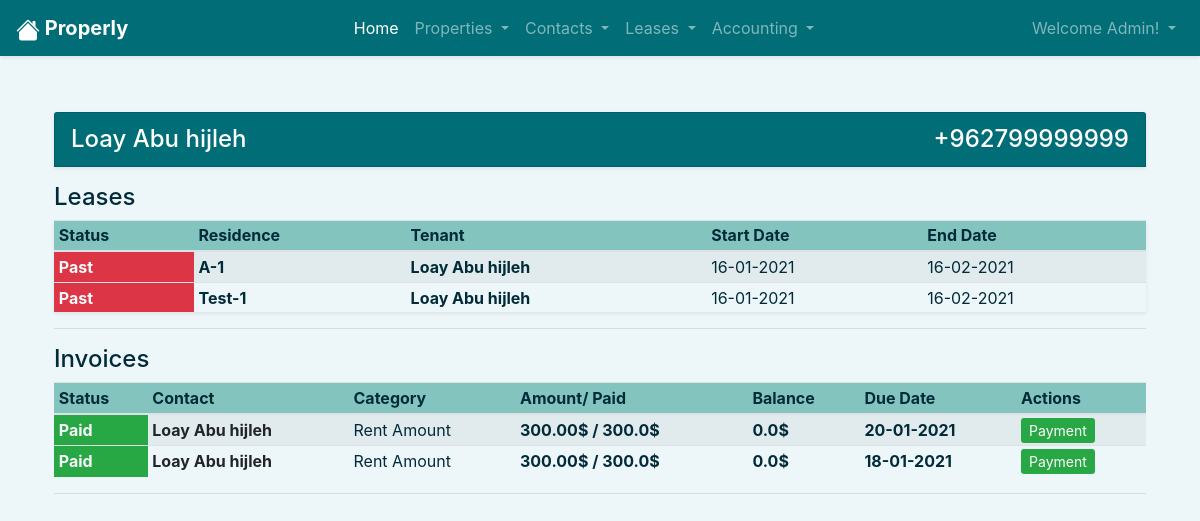
The page /contacts/contact/3/ (signed in) on the database its author committed.
### users/models.py (models this page shows)
class User(AbstractUser):
    pass

### contacts/models.py (models this page shows, shortened)
class Contact(models.Model):
    class Meta:
        ordering = ['first']
        unique_together = (('first', 'middle', 'last'),)
    first   = models.CharField(max_length=50, null=False, blank=False)
    middle  = models.CharField(max_length=50, null=False, blank=False)
    last    = models.CharField(max_length=50, null=False, blank=False)
    phone   = PhoneNumberField(blank=False, null=False, unique=True)
    user    = models.ForeignKey(User, blank=False, null=False, on_delete=models.CASCADE, related_name='contacts')
    def __str__(self):
        return f"{self.first.capitalize()} {self.last.capitalize()}"

### leases/models.py (models this page shows, shortened)
class Lease(models.Model):
    class Meta:
        ordering = ['-start', 'end', 'property', 'unit']
    property    = models.ForeignKey(Property, blank=False, null=False, on_delete=models.CASCADE, related_name='leases')
    unit        = models.ForeignKey(Unit, blank=False, null=False, on_delete=models.CASCADE, related_name='leases')
    tenant      = models.ForeignKey(Contact, blank=False, null=False, on_delete=models.CASCADE, related_name='leases')
    start       = models.DateField(blank=False, null=False, auto_now=False, auto_now_add=False)
    end         = models.DateField(blank=False, null=False, auto_now=False, auto_now_add=False)
    ended       = models.BooleanField(default=False)
    user        = models.ForeignKey(User, blank=False, null=False, on_delete=models.CASCADE, related_name='leases')
    def is_past(self):
        if self.end < date.today():
            return True
        else:
            return False
    def status(self):
        if self.is_past():
            return 'past'
        if self.is_active():
            return 'active'
        if self.is_future():
            return 'future'

### properties/models.py (models this page shows, shortened)
class Unit(models.Model):
    class Meta:
        ordering = ['property', 'num']
        unique_together = (('property', 'num'),)
    num         = models.IntegerField(blank=False, validators=[MinValueValidator(1)])
    beds        = models.IntegerField(blank=False, validators=[MinValueValidator(0)])
    baths       = models.IntegerField(blank=False, validators=[MinValueValidator(0)])
    size        = models.IntegerField(blank=False, validators=[MinValueValidator(0)])
    market_rent = models.DecimalField(max_digits=10, decimal_places=2, validators=[MinValueValidator(0)])
    deposit     = models.DecimalField(max_digits=10, decimal_places=2, validators=[MinValueValidator(0)])
    description = models.TextField(default=property_description, blank=True)
    property    = models.ForeignKey(Property, blank=False, null=False, on_delete=models.CASCADE, related_name='units')
    user        = models.ForeignKey(User, blank=False, null=False, on_delete=models.CASCADE, related_name='units')
    def __str__(self):
        return f"{self.property}-{self.num}"

class Property(models.Model):
    class Meta:
        ordering = ['name']
    name        = models.CharField(max_length=50, blank=False, unique=True)
    year_built  = models.DateField(blank=False ,auto_now=False, auto_now_add=False)
    description = models.TextField(default=property_description, blank=True)
    user        = models.ForeignKey(User, blank=False, null=False, on_delete=models.CASCADE, related_name='properties')
    def __str__(self):
        return f"{self.name.capitalize()}"

### accounting/models.py (models this page shows, shortened)
class Invoice(models.Model):
    class Meta:
        ordering = ['-due_date']
    amount      = models.DecimalField(blank=False, max_digits=10, decimal_places=2, validators=[MinValueValidator(0)])
    category    = models.CharField(max_length=50, blank=False, null=False, choices=invoice_categories, default='Rent Amount')
    due_date    = models.DateField(blank=False, auto_now=False, auto_now_add=False)
    property    = models.ForeignKey(Property, blank=False, null=False, on_delete=models.CASCADE, related_name='invoices')
    unit        = models.ForeignKey(Unit, blank=False, null=False, on_delete=models.CASCADE, related_name='invoices')
    contact     = models.ForeignKey(Contact, blank=False, null=False, on_delete=models.CASCADE, related_name='invoices')
    lease       = models.ForeignKey(Lease, blank=False, null=False, on_delete=models.CASCADE, related_name='invoices')
    user        = models.ForeignKey(User, blank=False, null=False, on_delete=models.CASCADE, related_name='invoices')
    def amount_paid(self):
        amount_paid = self.payments.aggregate(amount_paid=Sum('amount'))['amount_paid']
        if amount_paid:
            return float(amount_paid)
        else:
            return float(0)
    def balance(self):
        return float(self.amount) - float(self.amount_paid())
    def is_paid(self):
        if self.amount == self.amount_paid():
            return True
        else:
            return False
    def status(self):
        if self.is_paid():
            return 'Paid'
        elif self.amount_paid() and self.balance():
            return 'Partial'
        elif self.balance() and self.due_date <= date.today():
            return 'Overdue'
        else:
            return 'Open'

### users/decorators.py (the view)
        def wrapper(request, *args, **kwargs):
            user_groups = request.user.groups.all()
            user_groups_names = []
            for item in user_groups:
                user_groups_names.append(item.name)
            if set(user_groups_names) & set(allowed_roles):
                return view_func(request, *args, **kwargs)
            else:
                return HttpResponseForbidden()

### contacts/views.py (called while the page is built)
@login_required
@allowed_users(allowed_roles=['admin', 'sales', 'collector', 'accountant'])
def contact(request, contact_id):
    contact = Contact.objects.get(id=contact_id)
    return render(request, "contacts/contact.html", {
        "contact" : contact
    })

### contacts/templates/contacts/contact.html (shortened to what this page needs)
{% extends 'home/base.html' %}
{% block body %}
<div class="bg-d card card-header px-3 pb-1 mb-3 shadow-sm">
    <div class="d-flex justify-content-between">
        <h4 class="">{{contact}}</h4>
        <h4 class="">{{contact.phone}}</h4>
    </div>
</div>
<div class="row">
    <div class="table-responsive col-12">
        <h4>Leases</h4>
        <table class="table table-hover table-sm table-striped shadow-sm">
            <thead class="bg-3">
                <tr>
                    <th scope="col">Status</th>
                    <th scope="col">Residence</th>
                    <th scope="col">Tenant</th>
                    <th scope="col">Start Date</th>
                    <th scope="col">End Date</th>
                </tr>
            </thead>
            <tbody>
                {% for lease in contact.leases.all %}
                <tr>
                    {% if lease.status == 'future' %}
                    <th scope="row" class="text-light bg-primary">{{lease.status|title}}</th>
                    {% elif lease.status == 'active' %}
                    <th scope="row" class="text-light bg-success">{{lease.status|title}}</th>
                    {% elif lease.status == 'past' %}
                    <th scope="row" class="text-light bg-danger">{{lease.status|title}}</th>
                    {% endif %}
                    <th scope="row">
                        <a href="{% url 'properties:unit' lease.unit.id %}">
                            {{lease.unit}}
                        </a>
                    </th>
                    <td>
                        <a href="#">
                            {{lease.tenant}}
                        </a>
                    </td>
                    <td>{{lease.start|date:"d-m-Y"}}</td>
                    <td>{{lease.end|date:"d-m-Y"}}</td>
                </tr>
                {% empty %}
                <tr>
                    <td class="text-center" colspan="100">No Leases Available</td>
                </tr>
                {% endfor %}
            </tbody>
        </table>
        <hr>
    </div>
    <div class="table-responsive col-12">
        <h4>Invoices</h4>
        <table class="table table-hover table-sm table-striped mt-2 shadow-m">
            <thead class="bg-3">
                <tr>
                    <th scope="col">Status</th>
                    <th scope="col">Contact</th>
                    <th scope="col">Category</th>
                    <th scope="col">Amount/ Paid</th>
                    <th scope="col">Balance</th>
                    <th scope="col">Due Date</th>
                    <th scope="col">Actions</th>
                </tr>
            </thead>
            <tbody>
                {% for invoice in contact.invoices.all %}
                <tr>
                    {% if invoice.status == 'Partial' %}
                    <th scope="row" class="text-light bg-secondary">{{invoice.status}}</th>
                    {% elif invoice.status == 'Paid' %}
                    <th scope="row" class="text-light bg-success">{{invoice.status}}</th>
                    {% elif invoice.status == 'Overdue' %}
                    <th scope="row" class="text-light bg-danger">{{invoice.status}}</th>
                    {% elif invoice.status == 'Open' %}
                    <th scope="row" class="text-light bg-info">{{invoice.status}}</th>
                    {% endif %}
                    <th scope="row">{{invoice.contact}}</th>
                    <td>{{invoice.category}}</td>
                    <td class="font-weight-bold">{{invoice.amount}}$ / {{invoice.amount_paid}}$</td>
                    {% if invoice.balance %}
                    <td class="text-danger font-weight-bold">
                        {{invoice.balance}}$
                    </td>
                    {% else %}
                    <td class="font-weight-bold">
                        {{invoice.balance}}$
                    </td>
                    {% endif %}
                    <td class="font-weight-bold">{{invoice.due_date|date:"d-m-Y"}}</td>
                    <td>
                        <a class="btn-sm btn-success font-weight-normal"
                            href="{% url 'accounting:rec_payment' invoice.id %}">
                            Payment
                        </a>
                    </td>
                </tr>
                {% empty %}
                <tr>
                    <td class="text-center" colspan="100">No Invoices Available</td>
                </tr>
                {% endfor %}
            </tbody>
        </table>
        <hr>
    </div>
</div>
{% endblock body %}

### home/templates/home/nav.html (shortened to what this page needs)
<nav class="navbar navbar-expand-lg navbar-dark bg-d sticky-top shadow-sm">
    <a class="navbar-brand" href="{% url 'home:index' %}">
        <strong style="font-style: ;">
            Properly
        </strong>
    </a>
    <div class="collapse navbar-collapse" id="navbarNavDropdown">
        <ul class="navbar-nav mr-auto mx-auto">
            {% if request.user.is_authenticated %}
            <li class="nav-item active">
                <a class="nav-link" href="{% url 'home:index' %}">Home<span class="sr-only">(current)</span></a>
            </li>
            <li class="nav-item dropdown">
                <a class="nav-link dropdown-toggle" href="#" id="navbarDropdownMenuLink" role="button"
                    data-toggle="dropdown" aria-haspopup="true" aria-expanded="false">
                    Properties
                </a>
            </li>
            <li class="nav-item dropdown">
                <a class="nav-link dropdown-toggle" href="#" id="navbarDropdownMenuLink" role="button"
                    data-toggle="dropdown" aria-haspopup="true" aria-expanded="false">
                    Contacts
                </a>
            </li>
            <li class="nav-item dropdown">
                <a class="nav-link dropdown-toggle" href="#" id="navbarDropdownMenuLink" role="button"
                    data-toggle="dropdown" aria-haspopup="true" aria-expanded="false">
                    Leases
                </a>
            </li>
            <li class="nav-item dropdown">
                <a class="nav-link dropdown-toggle" href="#" id="navbarDropdownMenuLink" role="button"
                    data-toggle="dropdown" aria-haspopup="true" aria-expanded="false">
                    Accounting
                </a>
            </li>
            {% endif %}
        </ul>
        <ul class="navbar-nav float-lg-right">
            {% if user.is_authenticated %}
            <li class="nav-item dropdown">
                <a class="nav-link dropdown-toggle" href="#" id="navbarDropdownMenuLink" role="button"
                    data-toggle="dropdown" aria-haspopup="true" aria-expanded="false">
                    Welcome {{user.username|title}}!
                </a>
            </li>
            {% endif %}
        </ul>
    </div>
</nav>
<br>

### home/static/home/styles.css (style rules this page uses)
.bg-d { background-color: #006d77 !important; color: white !important; }
.bg-3 { background-color: #83c5be !important; color: #022b3a !important; }
.bg-1 { background-color: #edf6f9 !important; color: #022b3a !important; }
body { color: #022b3a; }
td { color: #022b3a !important; }
table a { color: #022b3a; font-weight: 700; }

### rows shown on the page
User: username "Admin"
Contact: first+last "Loay Abu hijleh", phone "+962799999999"
Lease: status "Past", unit "A-1", tenant "Loay Abu hijleh", start "16-01-2021", end "16-02-2021"
Lease: status "Past", unit "Test-1", tenant "Loay Abu hijleh", start "16-01-2021", end "16-02-2021"
Invoice: status "Paid", contact "Loay Abu hijleh", category "Rent Amount", amount "300.00", amount_paid "300.0", balance "0.0", due_date "20-01-2021"
Invoice: status "Paid", contact "Loay Abu hijleh", category "Rent Amount", amount "300.00", amount_paid "300.0", balance "0.0", due_date "18-01-2021"
